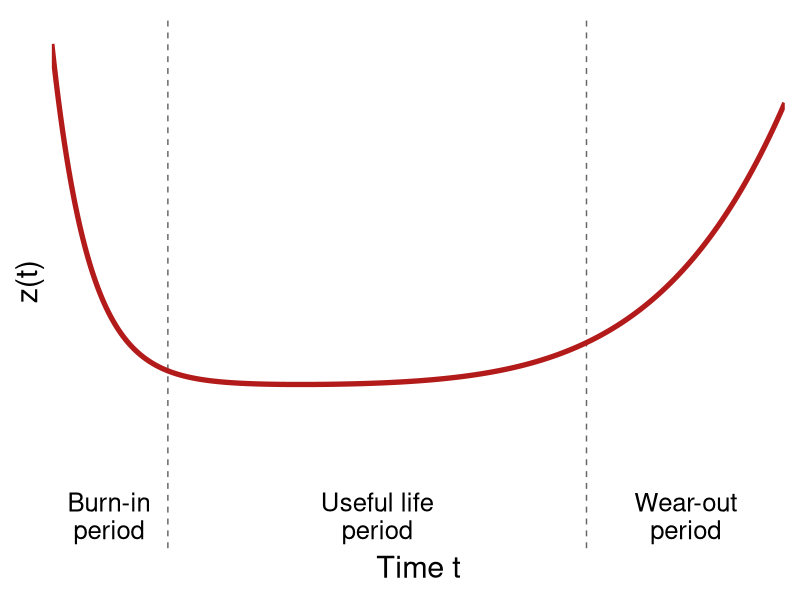
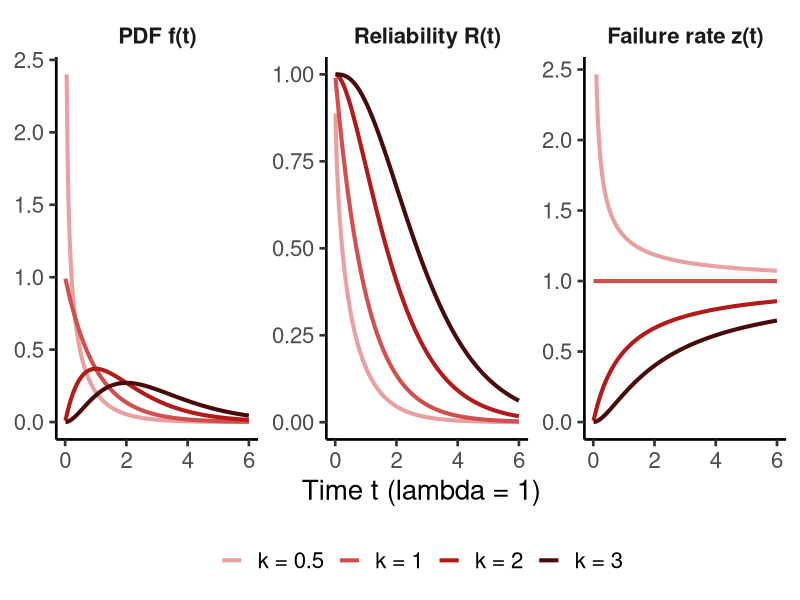
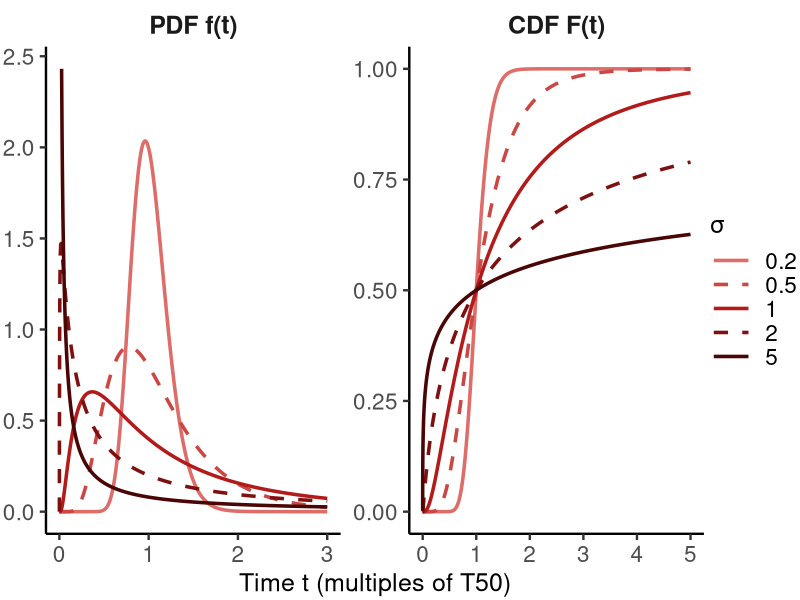
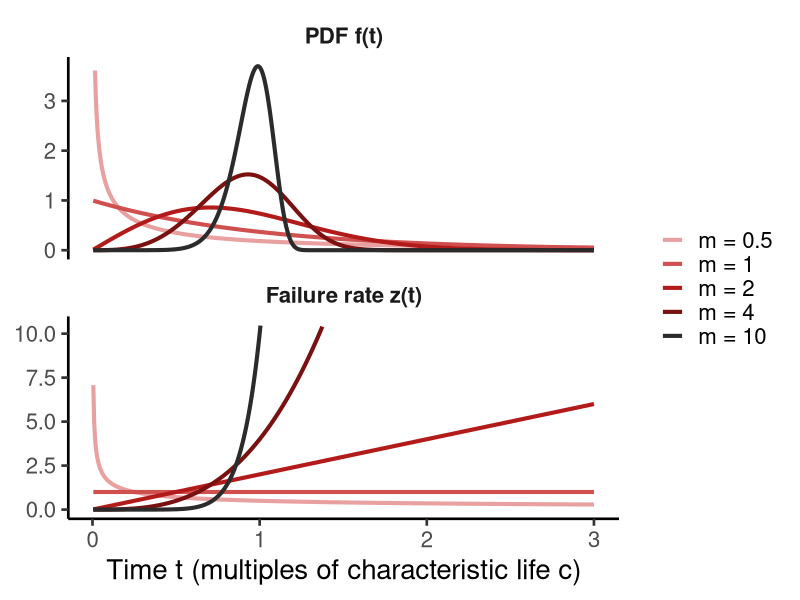
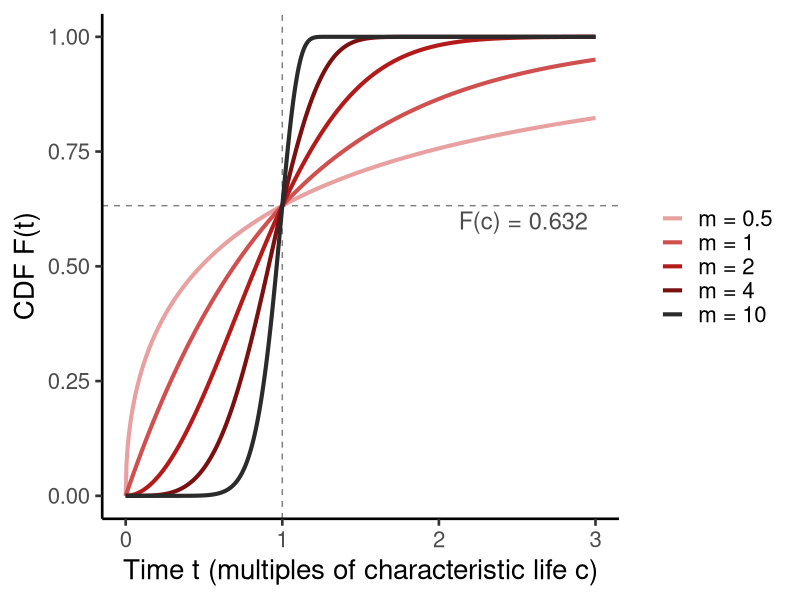

These figures' R source, in order:
# slides_lesson_9_lifedist.R
# Figures and recomputed numbers for the Lesson 9 deck
# (Weibull, Gamma & Lognormal functions). Run from the sigma repo root.
# Writes docs-v3/images/slides/lesson-9/gen_*.png

library(dplyr)
library(tidyr)
library(ggplot2)

out = "docs-v3/images/slides/lesson-9"
red = "#B31B1B"

# --- Bathtub curve: the recap slide's three failure periods ---------------
# Illustrative z(t) = 1.2 e^(-t/0.5) + 0.25 + 0.25 (t/8)^6 : decreasing burn-in,
# flat useful life, rising wear-out. Period boundaries drawn at t = 1.6 and t = 7.3.
bath = tibble(t = seq(0.02, 10, length.out = 600)) %>%
  mutate(z = 1.2 * exp(-t / 0.5) + 0.25 + 0.25 * (t / 8)^6)
gb = ggplot(bath, aes(x = t, y = z)) +
  geom_vline(xintercept = c(1.6, 7.3), linetype = "dashed", color = "grey40") +
  geom_line(color = red, linewidth = 1.8) +
  annotate("text", x = c(0.8, 4.45, 8.65), y = -0.27,
           label = c("Burn-in\nperiod", "Useful life\nperiod", "Wear-out\nperiod"),
           size = 6.5, vjust = 0, lineheight = 0.9) +
  scale_x_continuous(expand = c(0, 0), breaks = NULL) +
  scale_y_continuous(expand = c(0, 0), limits = c(-0.3, 1.5), breaks = NULL) +   # room below the curve for the labels
  labs(x = "Time t", y = "z(t)") +
  theme_classic(base_size = 22)
ggsave(file.path(out, "gen_bathtub.png"), gb, width = 7.2, height = 4.4, dpi = 150)

# --- Gamma: f(t), R(t), z(t) for several k, with lambda = 1 ----------------
gamma_curves = expand_grid(k = c(0.5, 1, 2, 3), t = seq(0.01, 6, by = 0.01)) %>%
  mutate(
    f = dgamma(t, shape = k, rate = 1),
    r = 1 - pgamma(t, shape = k, rate = 1),
    z = f / r
  ) %>%
  pivot_longer(cols = c(f, r, z), names_to = "fn", values_to = "value") %>%
  mutate(fn = factor(fn, levels = c("f", "r", "z"),
                     labels = c("PDF f(t)", "Reliability R(t)", "Failure rate z(t)")),
         k = factor(paste0("k = ", k), levels = paste0("k = ", c(0.5, 1, 2, 3)))) %>%
  filter(value <= 2.5)

g = ggplot(gamma_curves, aes(x = t, y = value, color = k)) +
  geom_line(linewidth = 1.4) +
  facet_wrap(~fn, scales = "free_y") +
  scale_color_manual(values = c("#E8A0A0", "#D05050", red, "#4A0A0A")) +
  labs(x = "Time t (lambda = 1)", y = NULL, color = NULL) +
  theme_classic(base_size = 20) +
  theme(legend.position = "bottom", strip.background = element_blank(),
        strip.text = element_text(face = "bold"))
ggsave(file.path(out, "gen_gamma_functions.png"), g, width = 13, height = 5.2, dpi = 150)

# --- Lognormal: f(t) and F(t) for several sigma, t in multiples of T50 -----
# (T50 = 1, so t is in multiples of the median). PDF panel to t = 3 with the
# sigma = 5 spike near zero clipped at 2.5; CDF panel to t = 5.
sigmas = c(0.2, 0.5, 1, 2, 5)
ln_curves = expand_grid(sigma = sigmas,
                        t = c(10^seq(-6, -2.5, by = 0.25), seq(0.005, 5, by = 0.005))) %>%
  mutate(
    f = dlnorm(t, meanlog = log(1), sdlog = sigma),
    cdf = plnorm(t, meanlog = log(1), sdlog = sigma)
  ) %>%
  pivot_longer(cols = c(f, cdf), names_to = "fn", values_to = "value") %>%
  filter(!(fn == "f" & (t > 3 | value > 2.5))) %>%
  mutate(fn = factor(fn, levels = c("f", "cdf"), labels = c("PDF f(t)", "CDF F(t)")),
         sigma = factor(sigma, levels = sigmas, labels = as.character(sigmas)))

g2 = ggplot(ln_curves, aes(x = t, y = value, color = sigma, linetype = sigma)) +
  geom_line(linewidth = 1.2) +
  facet_wrap(~fn, scales = "free") +
  scale_color_manual(values = c("#DE6C68", "#CC4743", red, "#7F1010", "#4A0505")) +
  scale_linetype_manual(values = c("solid", "dashed", "solid", "dashed", "solid")) +
  labs(x = "Time t (multiples of T50)", y = NULL,
       color = "\u03c3", linetype = "\u03c3") +   # escaped: a POSIX locale reads a raw sigma as two bytes
  theme_classic(base_size = 18) +
  theme(legend.position = "right", strip.background = element_blank(),
        strip.text = element_text(face = "bold", size = rel(1)),
        axis.text = element_text(size = rel(0.9)),
        legend.text = element_text(size = rel(0.9)),
        legend.key.width = unit(1.1, "cm"),
        legend.box.spacing = unit(4, "pt"),
        legend.margin = margin(0, 0, 0, 0),
        plot.margin = margin(2, 2, 2, 2))
# sized for half the slide (~560 px wide), so the ticks read at ~20 px
ggsave(file.path(out, "gen_lognormal_functions.png"), g2, width = 6.4, height = 3.7, dpi = 150)

# --- Example 1 / 2: gamma reliability, k = 3, lambda = 0.05, t = 24 --------
k = 3; lambda = 0.05; t = 24
terms = (lambda * t)^(0:(k - 1)) / factorial(0:(k - 1)) * exp(-lambda * t)
print(terms)                                   # n = 0, 1, 2 terms
print(sum(terms))                              # R(24) by hand
print(1 - pgamma(t, shape = k, rate = lambda)) # R(24) via pgamma
print(c(mttf = k / lambda, var = k / lambda^2))

# Example 1 by hand, term by term (the code on the Example 1 slide)
k2 = (0.05*24)^2 / factorial(2) * exp(-0.05*24)
k1 = (0.05*24)^1 / factorial(1) * exp(-0.05*24)
k0 = (0.05*24)^0 / factorial(0) * exp(-0.05*24)
# Key thing to know: factorial of 0 = 1.
print(c(k2, k1, k0))                           # 0.2168598 0.3614331 0.3011942
print(k2 + k1 + k0)                            # 0.8794871

# --- Weibull Example 1: capacitors, c = 20000 hr, m = 0.5, 1, 2 -----------
# CDF in percent, failure rate z(t) = (m / c) * (t / c)^(m - 1) in % per 1000 hr
caps = expand_grid(t = c(100, 1000, 20000, 30000), m = c(0.5, 1, 2)) %>%
  mutate(cdf_pct = 100 * pweibull(t, shape = m, scale = 20000),
         z_pct_khr = 100 * 1000 * (m / 20000) * (t / 20000)^(m - 1))
print(caps, n = Inf)

# --- Weibull Example 2: variable choke valve, m = 2.25, lambda = 1.15e-4 /hr
m = 2.25; lambda = 1.15e-4; t1 = 4380; t2 = 4380     # 6 months = 4380 hrs
print(exp(-(lambda * t1)^m))                         # R(4380): 0.808
print(gamma(1/m + 1) / lambda)                       # MTTF: 7702 hrs
print((1/lambda) * log(2)^(1/m))                     # median life t_m: 7389 hrs
print(exp(-(lambda * (t1 + t2))^m) / exp(-(lambda * t1)^m))  # R(t1 + t2 | t1): 0.448

# --- Rayleigh (Weibull m = 2): arm offset, sigma = 0.1 cm, r = 0.4 cm ------
print(1 - exp(-0.4^2 / (2 * 0.1^2)))

# --- Lognormal properties: MTTF and variance, T50 = 5000, sigma = 0.7 ------
# The course chapter's formulas; the variance is checked by integrating
# (t - MTTF)^2 f(t) over t, so a wrong formula cannot hide here.
t50 = 5000; sigma = 0.7
mttf = t50 * exp(sigma^2 / 2)
variance = t50^2 * exp(sigma^2) * (exp(sigma^2) - 1)
check = integrate(function(t) (t - mttf)^2 * dlnorm(t, meanlog = log(t50), sdlog = sigma),
                  lower = 0, upper = Inf)$value
print(round(c(mttf = mttf, variance = variance, check = check)))

# --- Lognormal example: T50 = 5000, sigma = 0.7, t = 2000 ------------------
print(log(2000 / 5000) / 0.7)
print(plnorm(2000, meanlog = log(5000), sdlog = 0.7))

# --- Weibull: f(t) and z(t) for several m, t in multiples of c (c = 1) ----
# Redraws the two small textbook scans on Properties of Weibull (2).
weibull_curves = expand_grid(m = c(0.5, 1, 2, 4, 10), t = seq(0.005, 3, by = 0.005)) %>%
  mutate(
    f = dweibull(t, shape = m, scale = 1),
    z = (m / 1) * (t / 1)^(m - 1)
  ) %>%
  pivot_longer(cols = c(f, z), names_to = "fn", values_to = "value") %>%
  mutate(fn = factor(fn, levels = c("f", "z"),
                     labels = c("PDF f(t)", "Failure rate z(t)")),
         m = factor(paste0("m = ", m), levels = paste0("m = ", c(0.5, 1, 2, 4, 10)))) %>%
  filter((fn == "PDF f(t)" & value <= 4) | (fn == "Failure rate z(t)" & value <= 10.5))

g3 = ggplot(weibull_curves, aes(x = t, y = value, color = m)) +
  geom_line(linewidth = 1.4) +
  facet_wrap(~fn, ncol = 1, scales = "free_y") +
  scale_color_manual(values = c("#E8A0A0", "#D05050", red, "#7A1010", "#2B2B2B")) +
  labs(x = "Time t (multiples of characteristic life c)", y = NULL, color = NULL) +
  theme_classic(base_size = 20) +
  theme(legend.position = "right", strip.background = element_blank(),
        strip.text = element_text(face = "bold"))
ggsave(file.path(out, "gen_weibull_functions.png"), g3, width = 7.5, height = 7, dpi = 150)

# --- Weibull: CDF F(t) for the same m values, t in multiples of c (c = 1) --
# Redraws the textbook CDF scan on Properties of Weibull (1). Every curve
# passes through F(c) = 1 - e^-1 = 0.632 at t = c.
weibull_cdf = expand_grid(m = c(0.5, 1, 2, 4, 10), t = seq(0, 3, by = 0.005)) %>%
  mutate(cdf = pweibull(t, shape = m, scale = 1),
         m = factor(paste0("m = ", m), levels = paste0("m = ", c(0.5, 1, 2, 4, 10))))
print(1 - exp(-1))                             # F(c) = 0.632

g4 = ggplot(weibull_cdf, aes(x = t, y = cdf, color = m)) +
  geom_hline(yintercept = 1 - exp(-1), linetype = "dashed", color = "grey50") +
  geom_vline(xintercept = 1, linetype = "dashed", color = "grey50") +
  geom_line(linewidth = 1.4) +
  annotate("text", x = 2.95, y = 0.60, label = "F(c) = 0.632", hjust = 1, size = 6, color = "grey30") +
  scale_color_manual(values = c("#E8A0A0", "#D05050", red, "#7A1010", "#2B2B2B")) +
  labs(x = "Time t (multiples of characteristic life c)", y = "CDF F(t)", color = NULL) +
  theme_classic(base_size = 20) +
  theme(legend.position = "right")
ggsave(file.path(out, "gen_weibull_cdf.png"), g4, width = 7.5, height = 5, dpi = 150)
